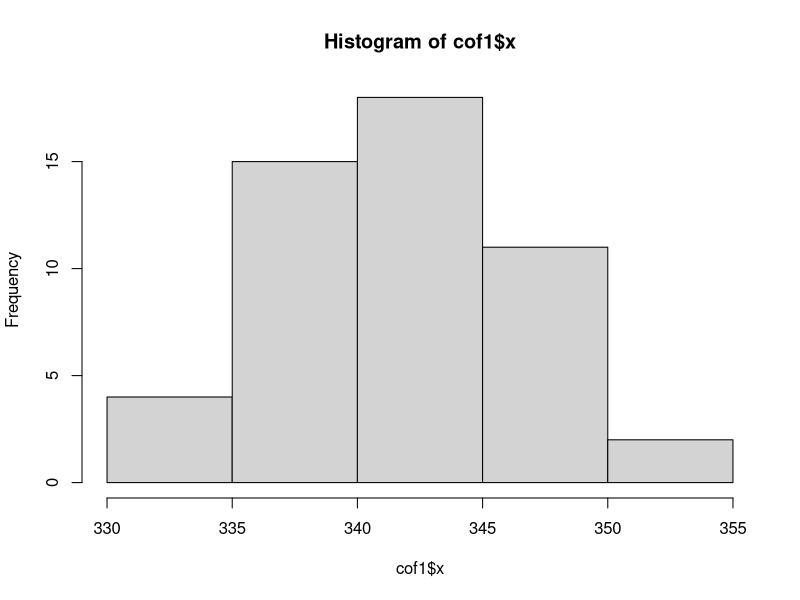

Source code (R):
getwd()
cof1 <- read.csv('coffee1.csv', header= TRUE)
head(cof1)
dim(cof1)

#onesample ttest
hist(cof1$x)
t.test(cof1$x, mu=340, alternative = "two.sided")

# p-value = 0.001978
# 귀무가설 기각, 대립가설 채택 : 0.05보다 작기때문에
# 340은 아님 / 342정도 된다.

t.test(cof1$x, mu=340, alternative = "greater")
# p-value = 0.0009891
# 340 보다 클 가능성이 있다.
# 95 percent confidence interval: 341.0424 
# 340을 포함하지 않고 있음


#twosampletest
cof2 <- read.csv('coffee2.csv',header = TRUE)
t.test(cof2$coffee~cof2$group, cof2, alternative ="two.sided")

# mean in group ediya mean : 384.32
# p-value < 2.2e-16 : 대립가설 채택

t.test(cof2$coffee~cof2$group, mu=14, cof2, alternative ="two.sided")


#대응표본
bp <- read.csv('bloodpressure.csv', header = TRUE)
t.test(bp$before, bp$after, paired = TRUE, data = bp)


#
bp$diff <- bp$before - bp$after
#양측검정
t.test(bp$diff, alternative ="two.sided")
